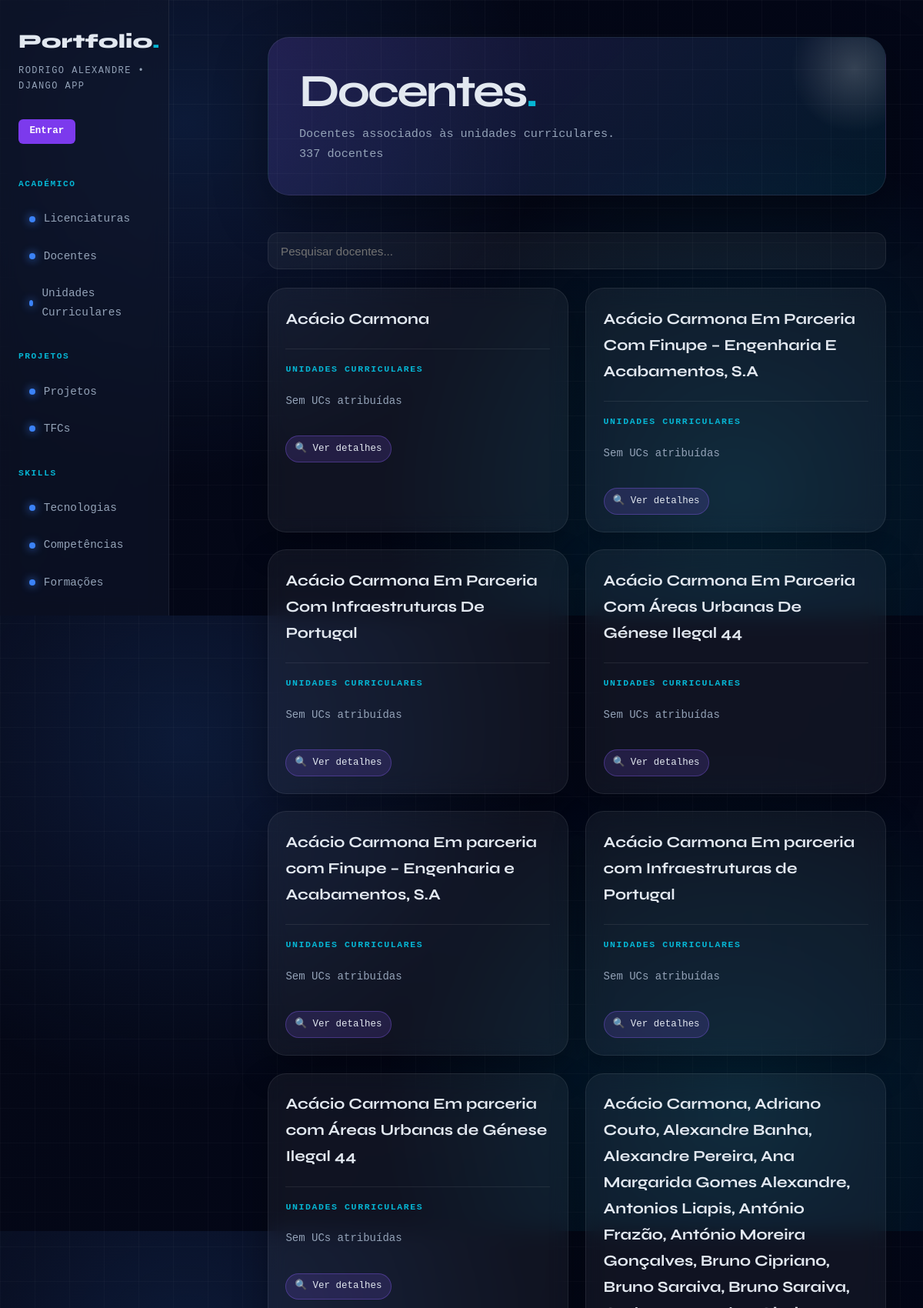
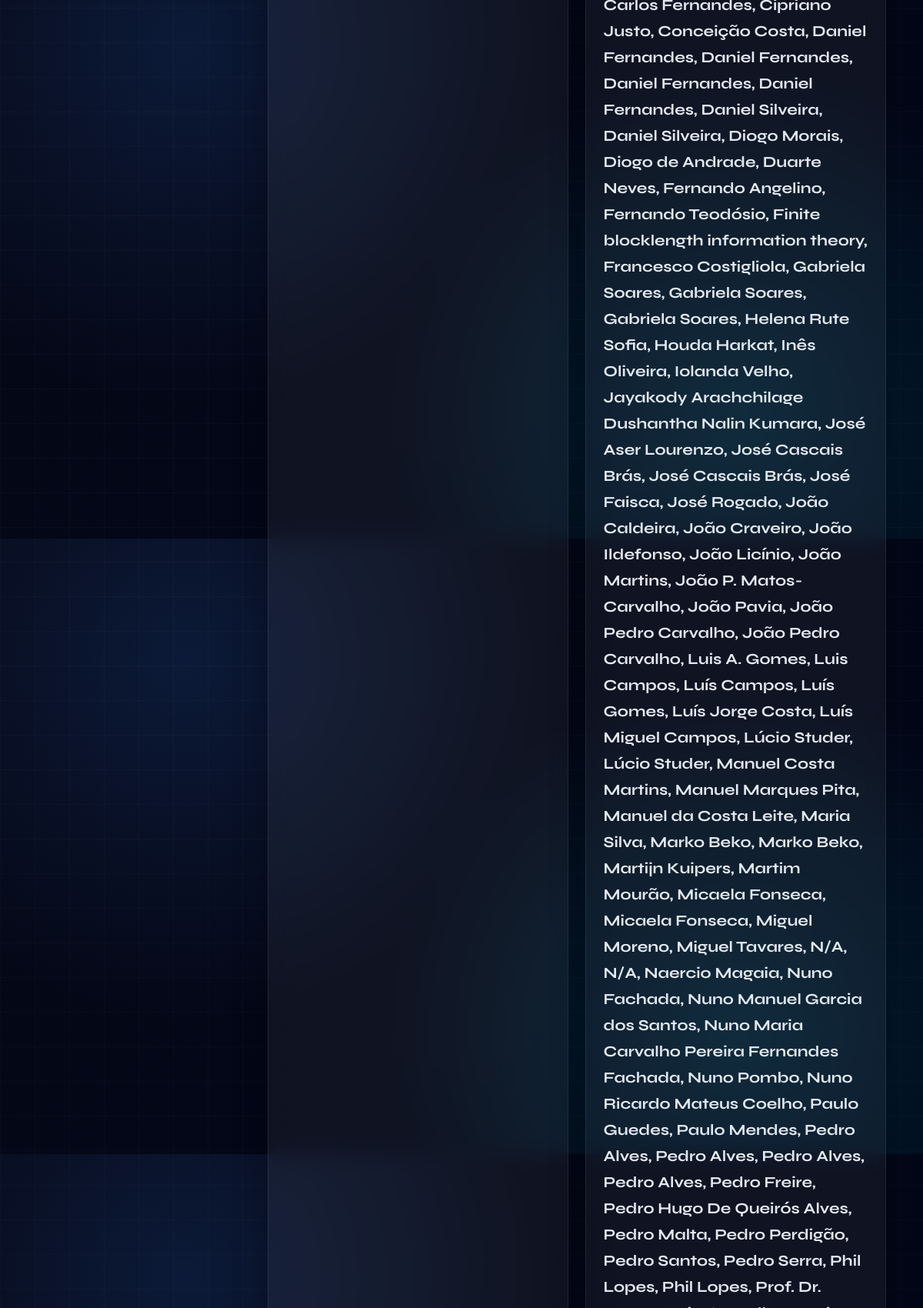
Screenshot of /portfolio/docentes/ (upper part) with the database file from the repository (2 pictures, top to bottom).
### portfolio/models.py (models this page shows, shortened)
class Docente(models.Model):
    nome = models.CharField(max_length=200)
    email = models.EmailField(blank=True)
    url_pagina_lusofona = models.URLField(blank=True)
    linkedin = models.URLField(blank=True)
    foto = models.ImageField(upload_to="docentes/", blank=True, null=True)
    class Meta:
        verbose_name_plural = "Docentes"
        ordering = ["nome"]

### portfolio/views.py (the view)
# urls.py: path('docentes/', views.docentes_view, name='docentes'),
def docentes_view(request):
    docentes = Docente.objects.prefetch_related('ucs').all()
    return render(request, 'portfolio/docentes.html', {'docentes': docentes})

### portfolio/templates/portfolio/docentes.html (shortened to what this page needs)
{% extends "portfolio/base.html" %}
{% block content %}
<div class="page-header">
    <div>
        <h2>Docentes<span>.</span></h2>
        <p>Docentes associados às unidades curriculares.</p>
    </div>
    <span class="page-count">{{ docentes|length }} docentes</span>
</div>
<div style="margin-bottom: 1.5rem;">
    <input
        type="text"
        id="pesquisaDocentes"
        placeholder="Pesquisar docentes..."
        style="
            width: 100%;
            padding: 0.9rem 1rem;
            border-radius: 14px;
            border: 1px solid var(--border);
            background: var(--card);
            color: var(--text);
            font-size: 0.95rem;
            outline: none;
        "
    >
</div>
<section class="grid">
    {% for docente in docentes %}
    <article class="card docente-card">
        <header>
            <h3>
                <a href="{% url 'docente_detail' docente.id %}"
                   style="color: inherit; text-decoration: none;">
                    {{ docente.nome }}
                </a>
            </h3>
        </header>
        <section>
            <h4>Unidades Curriculares</h4>
            <ul class="plain-list">
                {% for uc in docente.ucs.all %}
                    <li>{{ uc.nome }}</li>
                {% empty %}
                    <li>Sem UCs atribuídas</li>
                {% endfor %}
            </ul>
            <br>
            <a href="{% url 'docente_detail' docente.id %}"
               class="badge"
               style="text-decoration:none;">
                🔍 Ver detalhes
            </a>
        </section>
    </article>
    {% endfor %}
</section>
{% endblock %}

### portfolio/static/portfolio/styles.css (style rules this page uses)
* { margin: 0; padding: 0; box-sizing: border-box; }
:root { --bg: #050816; --surface: rgba(15, 23, 42, 0.7); --border: rgba(255, 255, 255, 0.08); --accent: #3b82f6; --accent2: #06b6d4; --text: #e2e8f0; --muted: #94a3b8; --card: rgba(255, 255, 255, 0.05); }
html { scroll-behavior: smooth; }
body { background: radial-gradient(circle at 20% 20%, rgba(59,130,246,0.15), transparent 40%), radial-gradient(circle at 80% 80%, rgba(6,182,212,0.15), transparent 40%), linear-gradient(135deg, #050816, #020617); color: var(--text); font-family: 'DM Mono', monospace; font-size: 14px; line-height: 1.7; min-height: 100vh; }
body::before { content: ""; position: fixed; inset: 0; background-image: linear-gradient(rgba(255,255,255,0.03) 1px, transparent 1px), linear-gradient(90deg, rgba(255,255,255,0.03) 1px, transparent 1px); background-size: 45px 45px; pointer-events: none; mask-image: linear-gradient(to bottom, black, transparent); }
.page-header { position: relative; margin-bottom: 3rem; padding: 2.5rem; border-radius: 28px; background: linear-gradient(135deg, rgba(139,92,246,0.18), rgba(6,182,212,0.10)); border: 1px solid var(--border); box-shadow: 0 25px 70px rgba(0,0,0,0.30); overflow: hidden; }
.page-header::after { content: ""; position: absolute; width: 180px; height: 180px; right: -50px; top: -50px; background: radial-gradient(circle, rgba(255,255,255,0.18), transparent 65%); border-radius: 50%; }
.page-header h2 { font-family: 'Syne', sans-serif; font-size: clamp(2rem, 5vw, 4rem); line-height: 1; letter-spacing: -0.05em; margin-bottom: 0.8rem; }
.page-header h2 span { color: var(--accent2); }
.page-header p, .page-count { color: var(--muted); font-size: 0.95rem; }
section.grid { display: grid; grid-template-columns: repeat(auto-fit, minmax(280px, 1fr)); gap: 1.4rem; }
article.card { position: relative; padding: 1.4rem; background: var(--card); border: 1px solid var(--border); border-radius: 24px; backdrop-filter: blur(14px); box-shadow: 0 18px 45px rgba(0,0,0,0.25); overflow: hidden; transition: 0.25s ease; animation: fadeUp 0.5s ease both; }
article.card::before { content: ""; position: absolute; inset: 0; background: linear-gradient(135deg, rgba(139,92,246,0.18), transparent 45%); opacity: 0; transition: 0.25s ease; }
article.card > * { position: relative; z-index: 1; }
article.card header { border-bottom: 1px solid var(--border); padding-bottom: 1rem; margin-bottom: 1rem; }
article.card header h3 { font-family: 'Syne', sans-serif; font-size: 1.25rem; margin-bottom: 0.35rem; }
article.card section h4 { color: var(--accent2); font-size: 0.72rem; text-transform: uppercase; letter-spacing: 0.14em; margin-bottom: 0.7rem; }
ul.tag-list li, .badge { display: inline-block; padding: 0.35rem 0.7rem; border-radius: 999px; background: rgba(139,92,246,0.16); color: var(--text); border: 1px solid rgba(139,92,246,0.35); font-size: 0.78rem; }
ul.plain-list { list-style: none; }
ul.plain-list li { padding: 0.55rem 0; color: var(--muted); border-bottom: 1px solid var(--border); }
ul.plain-list li:last-child { border-bottom: none; }

### rows the page displays
Docente: nome "Acácio Carmona"
Docente: nome "Acácio Carmona Em Parceria Com Finupe – Engenharia E Acabamentos, S.A"
Docente: nome "Acácio Carmona Em Parceria Com Infraestruturas De Portugal"
Docente: nome "Acácio Carmona Em Parceria Com Áreas Urbanas De Génese Ilegal 44"
Docente: nome "Acácio Carmona Em parceria com Finupe – Engenharia e Acabamentos, S.A"
Docente: nome "Acácio Carmona Em parceria com Infraestruturas de Portugal"
Docente: nome "Acácio Carmona Em parceria com Áreas Urbanas de Génese Ilegal 44"

### other values shown
{{ docentes|length }} "337"
